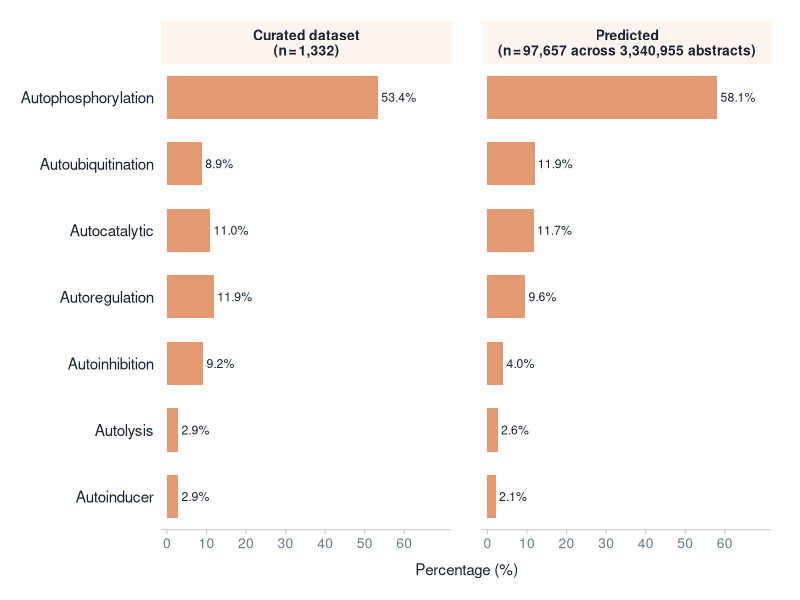

Recreate this plot in R.
# =============================================================================
# Figure: Predicted mechanism distribution vs curated dataset (actual)
# Description: Faceted horizontal bar chart — two panels (Predicted / Actual),
#              same x-axis scale for direct comparison of proportions.
# Output: figures/figure_predicted_distribution.png (300 dpi)
# =============================================================================

library(ggplot2)
library(dplyr)

# --- Data --------------------------------------------------------------------
predicted <- data.frame(
  Mechanism = c(
    "Autophosphorylation", "Autoubiquitination", "Autocatalytic",
    "Autoregulation", "Autoinhibition", "Autolysis", "Autoinducer"
  ),
  pct   = c(58.1, 11.9, 11.7, 9.6, 4.0, 2.6, 2.1),
  Group = "Predicted\n(n\u202f=\u202f97,657 across 3,340,955 abstracts)"
)

actual <- data.frame(
  Mechanism = c(
    "Autophosphorylation", "Autoregulation", "Autocatalytic",
    "Autoinhibition", "Autoubiquitination", "Autolysis", "Autoinducer"
  ),
  pct   = c(53.4, 11.9, 11.0, 9.2, 8.9, 2.9, 2.9),
  Group = "Curated dataset\n(n\u202f=\u202f1,332)"
)

df <- rbind(predicted, actual)

# Mechanism order: ascending by predicted % so largest sits at top of y-axis
mech_order <- predicted %>%
  arrange(pct) %>%
  pull(Mechanism)

df <- df %>%
  mutate(
    Mechanism = factor(Mechanism, levels = mech_order),
    Group     = factor(Group,
                       levels = c(
                         "Curated dataset\n(n\u202f=\u202f1,332)",
                         "Predicted\n(n\u202f=\u202f97,657 across 3,340,955 abstracts)"
                       )),
    label     = sprintf("%.1f%%", pct)
  )

# --- Colour palette ----------------------------------------------------------
col_accent <- "#d97742"
col_ink    <- "#1a2332"
col_muted  <- "#6b7a89"
col_bg     <- "#ffffff"

# --- Plot --------------------------------------------------------------------
p <- ggplot(df, aes(x = pct, y = Mechanism)) +

  # Bar
  geom_col(fill = col_accent, alpha = 0.75, width = 0.65) +

  # Label at bar end
  geom_text(
    aes(x = pct + 0.8, label = label),
    hjust = 0, size = 3.1, colour = col_ink
  ) +

  # Two facets — fixed shared x-axis for direct comparison
  facet_wrap(~ Group, ncol = 2) +

  labs(x = "Percentage (%)", y = NULL) +

  scale_x_continuous(
    limits = c(0, 72),
    breaks = c(0, 10, 20, 30, 40, 50, 60),
    expand = expansion(mult = c(0.02, 0))
  ) +

  scale_y_discrete(expand = expansion(add = c(0.5, 0.5))) +

  theme_classic(base_size = 12) +
  theme(
    strip.text       = element_text(
      colour = col_ink, face = "bold", size = 10
    ),
    strip.background = element_rect(fill = "#fef5f0", colour = NA),
    axis.title.x     = element_text(
      colour = col_ink, size = 11, margin = margin(t = 8)
    ),
    axis.text.y      = element_text(colour = col_ink,   size = 11),
    axis.text.x      = element_text(colour = col_muted, size = 10),
    axis.line.y      = element_blank(),
    axis.ticks.y     = element_blank(),
    axis.line.x      = element_line(colour = "#cccccc", linewidth = 0.4),
    axis.ticks.x     = element_line(colour = "#cccccc", linewidth = 0.4),
    panel.background = element_rect(fill = col_bg, colour = NA),
    plot.background  = element_rect(fill = col_bg, colour = NA),
    panel.spacing    = unit(1.5, "lines"),
    plot.margin      = margin(15, 20, 15, 15)
  )

# --- Save --------------------------------------------------------------------
output_path <- "figures/figure_predicted_distribution.png"

ggsave(
  filename = output_path,
  plot     = p,
  width    = 10,
  height   = 5,
  dpi      = 300,
  bg       = col_bg
)

message("Saved: ", output_path)